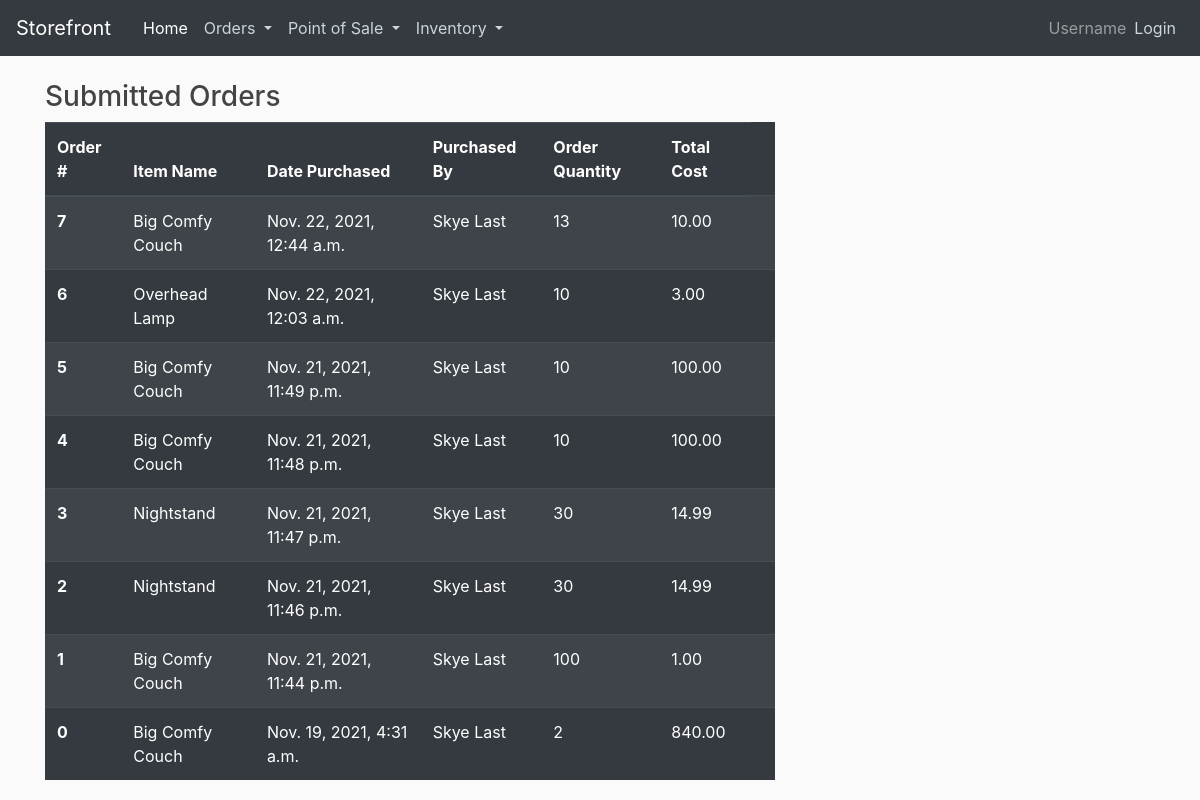
Screenshot of /orders/ with the database file from the repository.
### myapp/models.py (models this page shows, shortened)
class Order(models.Model):
    order_ID = models.AutoField(primary_key=True)
    item_ID = models.ForeignKey(Stock, on_delete=CASCADE)
    employee_ID = models.ForeignKey(Employee, on_delete=CASCADE)
    order_date = models.DateTimeField(auto_now=True)
    quantity = models.IntegerField()
    order_cost = models.DecimalField(max_digits=10, decimal_places=2)

class Stock(models.Model):
    item_ID = models.AutoField(primary_key=True)
    manuf_ID = models.ForeignKey(Manufacturer, on_delete=CASCADE)
    item_name = models.CharField(max_length=20)
    item_model = models.CharField(max_length=20)
    item_quantity = models.IntegerField()
    item_cost = models.DecimalField(max_digits=5, decimal_places=2)
    def __str__(self):
        return self.item_name

class Employee(models.Model):
    employee_ID = models.AutoField(primary_key=True)
    employee_name = models.CharField(max_length=20)
    l_name = models.CharField(max_length=20)
    employee_pay = models.DecimalField(max_digits=5, decimal_places=2)
    def __str__(self):
        return self.employee_name  + " " + self.l_name

### myapp/views.py (the view)
# urls.py: path('orders/', views.orders, name="orders"),
def orders(request):
    args = {
        'orders': Order.objects.all().order_by('-order_date')
    }
    return render(request, 'myapp/orders.html', args)

### myapp/templates/myapp/orders.html
{% extends 'myapp/base.html' %}
{% block content %}
    <h3>Submitted Orders</h3>
    <table class="table table-dark table-striped">
      <thead>
        <tr>
          <th scope="col">Order #</th>
          <th scope="col">Item Name</th>
          <th scope="col">Date Purchased</th>
          <th scope="col">Purchased By</th>
          <th scope="col">Order Quantity</th>
          <th scope="col">Total Cost</th>
        </tr>
      </thead>
      <tbody>
    {% for order in orders %}
        <tr>
            <th scope="row">{{ order.order_ID }}</th>
            <td>{{ order.item_ID }}</td>
            <td>{{ order.order_date }}</td>
            <td>{{ order.employee_ID }}</td>
            <td>{{ order.quantity }}</td>
            <td>{{ order.order_cost }}</td>
            <td></td>
        </tr>
    {% endfor %}
    </tbody>
    </table>
{% endblock %}

### myapp/static/myapp/main.css (style rules this page uses)
body { background: #fafafa; color: #333333; margin-top: 5rem; }
h1, h2, h3, h4, h5, h6 { color:#444444; }

### rows the page displays
Order: order_ID "7", item_ID "Big Comfy Couch", order_date "Nov. 22, 2021, 12:44 a.m.", employee_ID "Skye Last", quantity "13", order_cost "10.00"
Order: order_ID "6", item_ID "Overhead Lamp", order_date "Nov. 22, 2021, 12:03 a.m.", employee_ID "Skye Last", quantity "10", order_cost "3.00"
Order: order_ID "5", item_ID "Big Comfy Couch", order_date "Nov. 21, 2021, 11:49 p.m.", employee_ID "Skye Last", quantity "10", order_cost "100.00"
Order: order_ID "4", item_ID "Big Comfy Couch", order_date "Nov. 21, 2021, 11:48 p.m.", employee_ID "Skye Last", quantity "10", order_cost "100.00"
Order: order_ID "3", item_ID "Nightstand", order_date "Nov. 21, 2021, 11:47 p.m.", employee_ID "Skye Last", quantity "30", order_cost "14.99"
Order: order_ID "2", item_ID "Nightstand", order_date "Nov. 21, 2021, 11:46 p.m.", employee_ID "Skye Last", quantity "30", order_cost "14.99"
Order: order_ID "1", item_ID "Big Comfy Couch", order_date "Nov. 21, 2021, 11:44 p.m.", employee_ID "Skye Last", quantity "100", order_cost "1.00"
Order: order_ID "0", item_ID "Big Comfy Couch", order_date "Nov. 19, 2021, 4:31 a.m.", employee_ID "Skye Last", quantity "2", order_cost "840.00"
